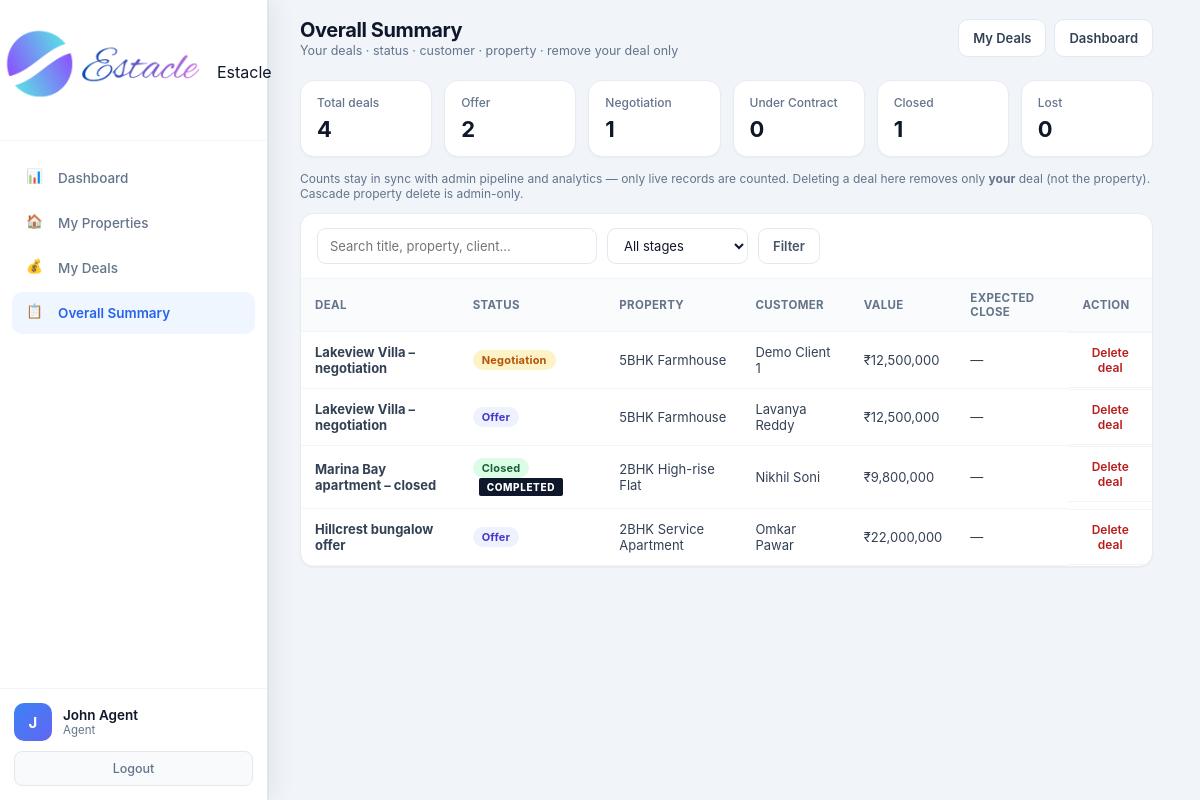
The app's page /agent/deals/summary (signed in) with its own data.
### tables this page shows
CREATE TABLE users (
            id INTEGER PRIMARY KEY AUTOINCREMENT,
            email TEXT UNIQUE NOT NULL,
            password TEXT NOT NULL,
            full_name TEXT NOT NULL,
            role TEXT NOT NULL CHECK(role IN ('admin', 'agent', 'customer')),
            phone TEXT,
            created_at TIMESTAMP DEFAULT CURRENT_TIMESTAMP,
            is_active INTEGER DEFAULT 1
        , avatar TEXT, last_seen TIMESTAMP, job_title TEXT, department TEXT, employee_id TEXT, license_no TEXT, commission_rate REAL, alt_phone TEXT, address TEXT, city TEXT, state TEXT, country TEXT, postal_code TEXT, notes TEXT, hire_date TEXT, timezone TEXT);

CREATE TABLE deals (
            id INTEGER PRIMARY KEY AUTOINCREMENT,
            title TEXT NOT NULL,
            property_id INTEGER,
            client_id INTEGER,
            agent_id INTEGER,
            stage TEXT DEFAULT 'offer',
            value REAL DEFAULT 0,
            commission_rate REAL DEFAULT 2.5,
            expected_close TEXT,
            notes TEXT,
            created_at TIMESTAMP DEFAULT CURRENT_TIMESTAMP,
            updated_at TIMESTAMP DEFAULT CURRENT_TIMESTAMP,
            FOREIGN KEY (property_id) REFERENCES properties (id),
            FOREIGN KEY (client_id) REFERENCES clients (id),
            FOREIGN KEY (agent_id) REFERENCES users (id)
        );

CREATE TABLE properties (
            id INTEGER PRIMARY KEY AUTOINCREMENT,
            title TEXT NOT NULL,
            description TEXT,
            price REAL NOT NULL,
            property_type TEXT NOT NULL,
            status TEXT DEFAULT 'available',
            address TEXT,
            city TEXT,
            state TEXT,
            zip_code TEXT,
            bedrooms INTEGER,
            bathrooms REAL,
            area_sqft REAL,
            agent_id INTEGER,
            created_at TIMESTAMP DEFAULT CURRENT_TIMESTAMP, category TEXT DEFAULT "sale", listing_type TEXT DEFAULT "sale", floor TEXT, carpet_area REAL, furnishing TEXT, parking TEXT, amenities TEXT, seller_name TEXT, seller_phone TEXT, monthly_rent REAL, security_deposit REAL, maintenance REAL, per_sqft REAL, latitude TEXT, longitude TEXT, photos TEXT, year_built TEXT, facing TEXT, videos TEXT,
            FOREIGN KEY (agent_id) REFERENCES users (id)
        );

CREATE TABLE clients (
            id INTEGER PRIMARY KEY AUTOINCREMENT,
            full_name TEXT NOT NULL,
            email TEXT,
            phone TEXT,
            status TEXT DEFAULT 'lead',
            notes TEXT,
            agent_id INTEGER,
            created_at TIMESTAMP DEFAULT CURRENT_TIMESTAMP, source TEXT, budget REAL, interest TEXT, preferred_city TEXT, address TEXT, updated_at TIMESTAMP, user_id INTEGER, photo TEXT, about_the_client TEXT,
            FOREIGN KEY (agent_id) REFERENCES users (id)
        );

CREATE TABLE settings (
            key TEXT PRIMARY KEY,
            value TEXT
        );

### routes/agent.py (the view)
@agent.route('/agent/deals/summary')
@login_required
@role_required('agent')
def agent_deals_summary():
    db = get_db()
    migrate_db()
    agent_id = session['user_id']
    q = request.args.get('q', '').strip()
    stage_filter = request.args.get('stage', '').strip()
    if stage_filter:
        stage_filter = _agent_normalize_stage(stage_filter)
        if stage_filter not in AGENT_STAGES:
            stage_filter = ''
    rows = _agent_deals_query(db, agent_id, q=q, stage_filter=stage_filter)
    stats = {st: sum(1 for r in rows if r['stage'] == st) for st in AGENT_STAGES}
    stats['total'] = len(rows)
    stats['closed_or_completed'] = stats.get('closed', 0)
    currency = get_setting('currency', 'INR')
    return render_template(
        'agent_deals_summary.html',
        deals=rows,
        stats=stats,
        stages=AGENT_STAGES,
        stage_labels=AGENT_STAGE_LABELS,
        q=q,
        stage_filter=stage_filter,
        currency=currency,
        format_money=format_money,
        active='deals_summary',
    )

### core/db.py (called while the page is built)
def get_db():
    if 'db' not in g:
        g.db = sqlite3.connect(current_app.config['DATABASE'])
        g.db.row_factory = sqlite3.Row
    return g.db

### core/helpers.py (called while the page is built)
def login_required(f):
    @wraps(f)
    def decorated_function(*args, **kwargs):
        if 'user_id' not in session:
            flash('Please log in to access this page.', 'warning')
            return redirect(url_for('auth.login'))
        return f(*args, **kwargs)
    return decorated_function

def role_required(*roles):
    def decorator(f):
        @wraps(f)
        def decorated_function(*args, **kwargs):
            if 'user_id' not in session:
                flash('Please log in to access this page.', 'warning')
                return redirect(url_for('auth.login'))
            if session.get('role') not in roles:
                flash('You do not have permission to access this page.', 'danger')
                return redirect(url_for('auth.role_redirect'))
            return f(*args, **kwargs)
        return decorated_function
    return decorator

def get_setting(key, default=''):
    db = get_db()
    row = db.execute('SELECT value FROM settings WHERE key = ?', (key,)).fetchone()
    return row['value'] if row else default

def format_money(amount, currency=None):
    if amount is None:
        return '—'
    currency = currency or get_setting('currency', 'INR')
    symbols = {'USD': '$', 'INR': '₹', 'AED': 'AED '}
    sym = symbols.get(currency, currency + ' ')
    try:
        return f"{sym}{float(amount):,.0f}"
    except (TypeError, ValueError):
        return str(amount)

### routes/agent.py (called while the page is built)
def _agent_normalize_stage(st):
    st = (st or 'offer').strip().lower().replace(' ', '_')
    aliases = {
        'under contract': 'under_contract',
        'under-contract': 'under_contract',
        'won': 'closed',
        'sold': 'closed',
    }
    st = aliases.get(st, st)
    if st not in AGENT_STAGES:
        st = 'offer'
    return st

### templates/agent_deals_summary.html (shortened to what this page needs)
<!DOCTYPE html>
<html lang="en">
<head>
<link rel="stylesheet" href="{{ url_for('static', filename='css/admin.css') }}">
</head>
<body>
<div class="app-layout">
  <aside class="sidebar" data-shell="agent">
    <div class="sidebar-header">
      <div class="logo">
        <img src="{{ url_for('static', filename='images/logo.png') }}" alt="Estacle" class="sidebar-logo">
        <span>Estacle</span>
      </div>
    </div>
    <nav class="sidebar-nav">
      <a href="{{ url_for('agent.agent_dashboard') }}" class="nav-item"><span class="nav-icon">📊</span> Dashboard</a>
      <a href="{{ url_for('agent.agent_properties') }}" class="nav-item"><span class="nav-icon">🏠</span> My Properties</a>
      <a href="{{ url_for('agent.agent_deals') }}" class="nav-item"><span class="nav-icon">💰</span> My Deals</a>
      <a href="{{ url_for('agent.agent_deals_summary') }}" class="nav-item active"><span class="nav-icon">📋</span> Overall Summary</a>
    </nav>
    <div class="sidebar-footer">
      <div class="user-info">
        <div class="user-avatar">{{ session.full_name[0] }}</div>
        <div class="user-details">
          <div class="user-name">{{ session.full_name }}</div>
          <div class="user-role">Agent</div>
        </div>
      </div>
      <a href="{{ url_for('auth.logout') }}" class="logout-btn">Logout</a>
    </div>
  </aside>
  <main class="main-content">
    <header class="top-bar dash-top">
      <div>
        <h1 class="page-title">Overall Summary</h1>
        <p class="page-subtitle">Your deals · status · customer · property · remove your deal only</p>
      </div>
      <div class="top-actions">
        <a href="{{ url_for('agent.agent_deals') }}" class="btn-export">My Deals</a>
        <a href="{{ url_for('agent.agent_dashboard') }}" class="btn-export">Dashboard</a>
      </div>
    </header>
    <div class="page-wrap">
      <div class="stat-row">
        <div class="stat-card kpi-soft">
          <div class="kpi-label">Total deals</div>
          <div class="kpi-value">{{ stats.total }}</div>
        </div>
        {% for st in stages %}
        <div class="stat-card kpi-soft">
          <div class="kpi-label">{{ stage_labels[st] }}</div>
          <div class="kpi-value">{{ stats[st] }}</div>
        </div>
        {% endfor %}
      </div>
      <p class="note-muted">
        Counts stay in sync with admin pipeline and analytics — only live records are counted.
        Deleting a deal here removes only <strong>your</strong> deal (not the property). Cascade property delete is admin-only.
      </p>
      <div class="panel-card">
        <div class="panel-toolbar">
          <form method="GET" action="{{ url_for('agent.agent_deals_summary') }}" style="display:flex;flex-wrap:wrap;gap:10px;align-items:center;width:100%">
            <input type="search" name="q" value="{{ q }}" placeholder="Search title, property, client…">
            <select name="stage">
              <option value="">All stages</option>
            </select>
            <button type="submit" class="btn-filter">Filter</button>
          </form>
        </div>
        <div class="table-wrap">
          <table class="summary-table">
            <thead>
              <tr>
                <th>Deal</th>
                <th>Status</th>
                <th>Property</th>
                <th>Customer</th>
                <th>Value</th>
                <th>Expected close</th>
                <th>Action</th>
              </tr>
            </thead>
            <tbody>
              {% for d in deals %}
              <tr>
                <td><strong>{{ d.title }}</strong></td>
                <td>
                  <span class="stage-pill {{ d.stage }}">{{ stage_labels.get(d.stage, d.stage) }}</span>
                  {% if d.stage == 'closed' %}<span class="stamp-closed">Completed</span>{% endif %}
                </td>
                <td>{{ d.property_title or '—' }}</td>
                <td>{{ d.client_name or '—' }}</td>
                <td>{{ format_money(d.value or 0, currency) }}</td>
                <td>{{ d.expected_close or '—' }}</td>
                <td class="actions-cell">
                  <form method="POST"
                        action="{{ url_for('agent.agent_delete_deal', deal_id=d.id) }}"
                        style="margin:0"
                        onsubmit="return confirm('Remove this deal from your pipeline?\n\nDeal: {{ d.title|e }}\n\nProperty will remain in the CRM. Dashboard counts will update.');">
                    <button type="submit" class="btn-sm danger">Delete deal</button>
                  </form>
                </td>
              </tr>
              {% else %}
              <tr><td colspan="7" class="empty">No deals match your filters.</td></tr>
              {% endfor %}
            </tbody>
          </table>
        </div>
      </div>
    </div>
  </main>
</div>
</body>
</html>

### static/css/admin.css (style rules this page uses)
* { margin: 0; padding: 0; box-sizing: border-box; }
body { font-family: -apple-system, BlinkMacSystemFont, 'Segoe UI', Roboto, 'Helvetica Neue', Arial, sans-serif; background: #f1f5f9; color: #0f172a; min-height: 100vh; }
.app-layout { display: flex; min-height: 100vh; }
.sidebar { width: 268px; background: #ffffff; color: #0f172a; display: flex; flex-direction: column; position: fixed; height: 100vh; z-index: 100; box-shadow: 4px 0 24px rgba(15, 23, 42, 0.08), 1px 0 0 rgba(15, 23, 42, 0.04); border-right: 1px solid #e2e8f0; }
.sidebar-header { padding: 28px 16px 24px; border-bottom: 1px solid #f1f5f9; display: flex; justify-content: center; }
.logo { display: flex; align-items: center; justify-content: center; width: 100%; }
.sidebar-logo { height: 88px; width: auto; max-width: 230px; object-fit: contain; }
.sidebar-nav { flex: 1; padding: 16px 12px; display: flex; flex-direction: column; gap: 3px; overflow-y: auto; }
.nav-item { display: flex; align-items: center; gap: 12px; padding: 11px 14px; border-radius: 10px; color: #64748b; text-decoration: none; font-size: 13.5px; font-weight: 500; transition: all 0.15s ease; }
.nav-item.active { background: #eff6ff; color: #2563eb; font-weight: 600; }
.nav-icon { width: 20px; height: 20px; flex-shrink: 0; stroke: currentColor; fill: none; stroke-width: 1.8; stroke-linecap: round; stroke-linejoin: round; }
.sidebar-footer { padding: 14px; border-top: 1px solid #f1f5f9; }
.user-info { display: flex; align-items: center; gap: 11px; margin-bottom: 10px; }
.user-avatar { width: 38px; height: 38px; border-radius: 10px; background: linear-gradient(135deg, #3b82f6, #6366f1); color: white; display: flex; align-items: center; justify-content: center; font-weight: 700; font-size: 15px; }
.user-name { font-size: 13.5px; font-weight: 600; color: #0f172a; }
.user-role { font-size: 11.5px; color: #64748b; text-transform: capitalize; }
.logout-btn { display: block; width: 100%; padding: 9px; text-align: center; background: #f8fafc; color: #64748b; border-radius: 8px; text-decoration: none; font-size: 12.5px; font-weight: 500; transition: all 0.15s ease; border: 1px solid #e2e8f0; }
.main-content { flex: 1; margin-left: 268px; min-height: 100vh; }
.top-bar { background: white; padding: 18px 32px; border-bottom: 1px solid #e2e8f0; display: flex; justify-content: space-between; align-items: center; }
.page-title { font-family: 'Inter', sans-serif; font-size: 22px; font-weight: 700; letter-spacing: -0.4px; color: #0f172a; }
.page-subtitle { font-size: 13px; color: #64748b; margin-top: 2px; font-weight: 400; }
.stat-card { background: white; border-radius: 14px; padding: 20px; display: flex; align-items: center; gap: 14px; border: 1px solid #e2e8f0; box-shadow: 0 1px 2px rgba(0,0,0,0.03); transition: box-shadow 0.2s ease; }
.table-wrap { overflow-x: auto; }
table { width: 100%; border-collapse: collapse; font-size: 13.5px; }
th { text-align: left; padding: 11px 16px; background: #f8fafc; color: #64748b; font-weight: 600; font-size: 11.5px; text-transform: uppercase; letter-spacing: 0.4px; }
td { padding: 12px 16px; border-top: 1px solid #f1f5f9; color: #334155; }
.btn-sm { padding: 5px 11px; border-radius: 6px; font-size: 12px; font-weight: 600; border: none; cursor: pointer; font-family: inherit; }
.actions-cell { display: flex; gap: 6px; align-items: center; flex-wrap: wrap; }
html { scrollbar-gutter: stable; }
.app-layout > :not(.sidebar):not(script):not(style) { animation: none !important; }
.sidebar { transition: width 0.18s ease; }
.main-content { transition: none; }
.sidebar-header { position: relative; align-items: center; }

### records on screen
users: full_name "John Agent"
deals: title "Lakeview Villa – negotiation", get "Negotiation", title "5BHK Farmhouse", full_name "Demo Client 1", value.value "₹12,500,000", expected_close "—"
deals: title "Lakeview Villa – negotiation", get "Offer", title "5BHK Farmhouse", full_name "Lavanya Reddy", value.value "₹12,500,000", expected_close "—"
deals: title "Marina Bay apartment – closed", get "Closed", shows "COMPLETED", title "2BHK High-rise Flat", full_name "Nikhil Soni", value.value "₹9,800,000", expected_close "—"
deals: title "Hillcrest bungalow offer", get "Offer", title "2BHK Service Apartment", full_name "Omkar Pawar", value.value "₹22,000,000", expected_close "—"

### other values on screen
{{ session.full_name[0] }} "J"
{{ stats.total }} "4"
{{ stage_labels[st] }} "Offer" "Negotiation" "Under Contract" "Closed" "Lost"
{{ stats[st] }} "2" "1" "0" "1" "0"
